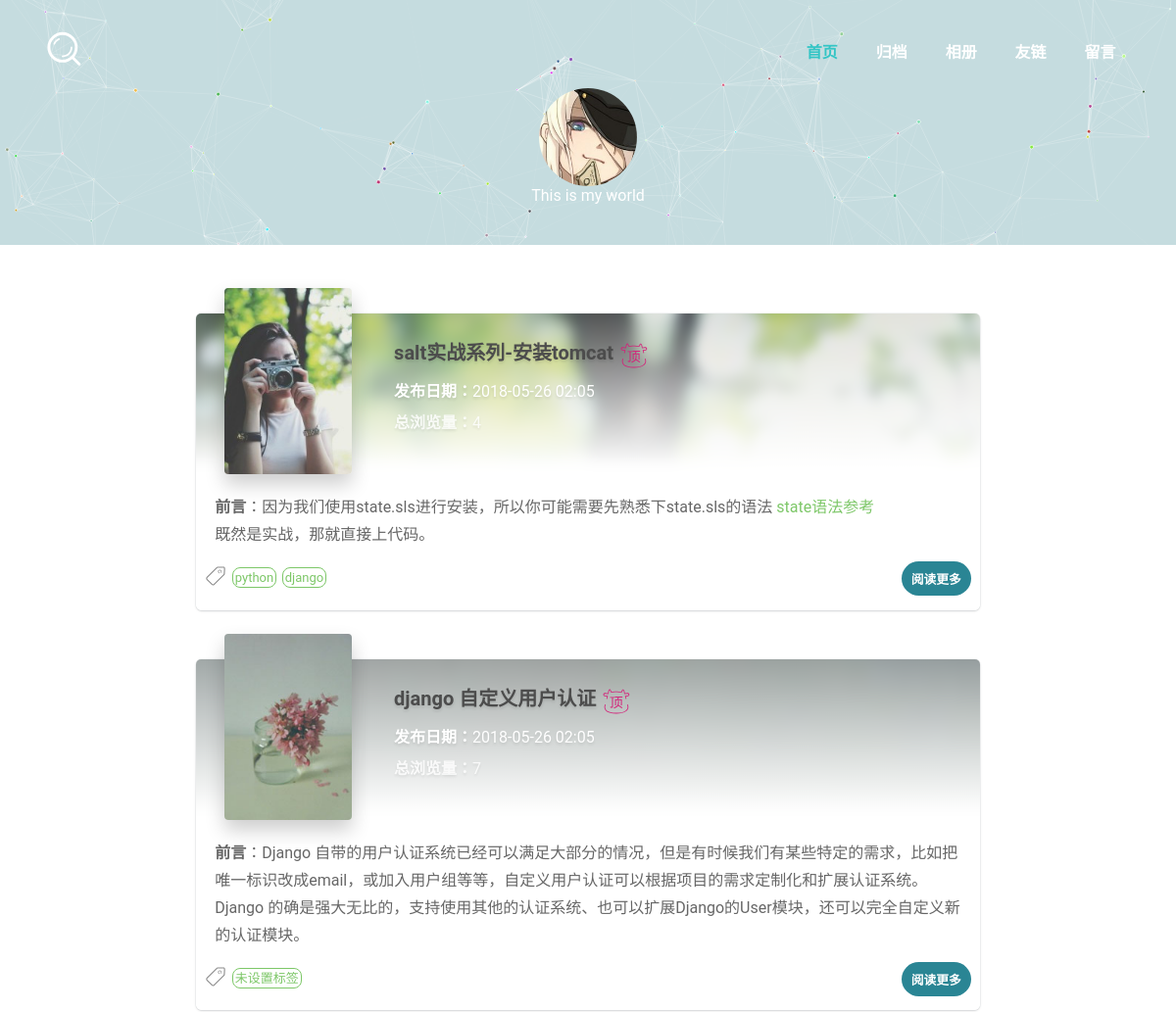
Before: / (upper part) with the older database file.
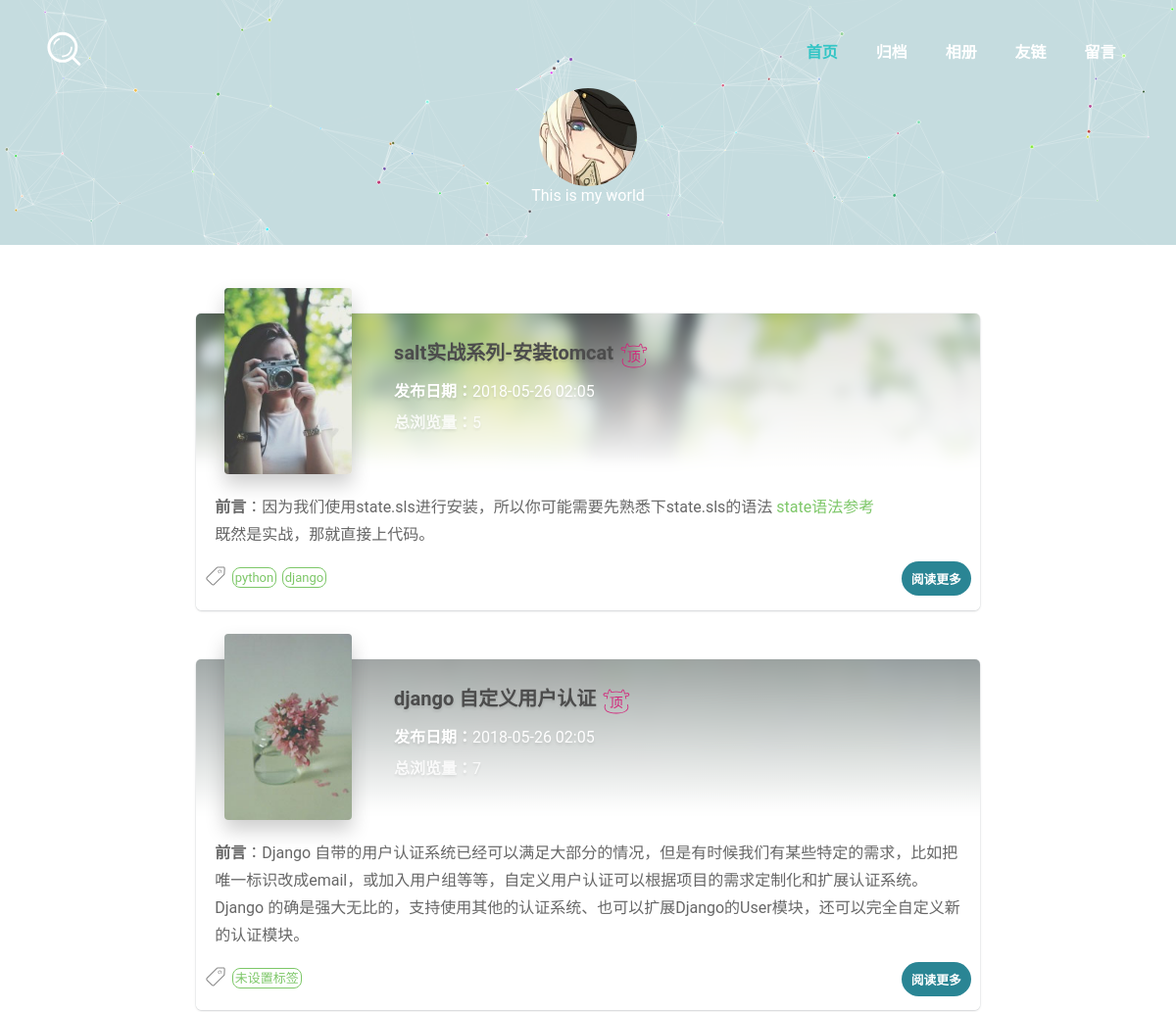
After: the same page with the newer database file.
### blog/models.py (models this page shows, shortened)
class Article(models.Model):
    name = models.CharField(u'标题', max_length=150, unique=True)
    slug = models.SlugField(u'链接', default='#', null=True, blank=True)
    cover = models.ImageField(upload_to=PathAndRename("cover"), verbose_name=u'封面')
    type = models.CharField(max_length=1, choices=BlogTypes, default='l', verbose_name=u'类型')
    content = MDTextField(u'内容', )
    excerpt = models.TextField(u'摘要', )
    create_time = models.DateTimeField(u'创建时间', auto_now_add=True)
    update_time = models.DateTimeField(u'修改时间')
    published = models.BooleanField(u'发布', default=True)
    is_top = models.BooleanField(u'置顶', default=False)
    publish_time = models.DateTimeField(u'发布时间', null=True)
    views = models.PositiveIntegerField(u'浏览量', default=0)
    tags = TaggableManager(blank=True, help_text='标签用英文逗号隔开')
    class Meta:
        ordering = ['-is_top', '-update_time']
        verbose_name = u'文章'
        verbose_name_plural = u'文章'
    def get_absolute_url(self):
        return reverse('blog:detail', kwargs={'slug': self.slug})

### blog/views.py (the view)
# urls.py: url(r'^$', IndexView.as_view(), name='index'),
class IndexView(BaseMixin, ListView):
    template_name = 'index.html'
    context_object_name = "posts"
    queryset = Article.objects.filter(published=True)
    paginate_by = 10
    def get_context_data(self, **kwargs):
        context = super(IndexView, self).get_context_data(**kwargs)
        paginator = context.get('paginator')
        page = context.get('page_obj')
        is_paginated = context.get('is_paginated')
        pagination_data = get_pagination(paginator, page, is_paginated)
        context.update(pagination_data)
        return context

### blog/views.py (called while the page is built)
    def get_context_data(self, **kwargs):
        context = super(BaseMixin, self).get_context_data(**kwargs)
        try:
            context['social_list'] = Social.objects.all().order_by("-position")[0:4]
        except Exception as e:
            print(e)
        return context

### templates/index.html (shortened to what this page needs)
{% extends "layout/base.html" %}
{% block content %}
<div id="main" class="content">
    <div class="container">
        <article itemscope="itemscope">
            <div class="posts-list js-posts">
                {% for post in posts %}
                    {% if post.type == 'l' %}
                        {% include './layout/l_post.html' %}
                    {% elif post.type == 'w' %}
                        {% include './layout/w_post.html' %}
                    {% else %}
                        {% include './layout/j_post.html' %}
                    {% endif %}
                {% empty %}
                    <div class="post no-post">暂时还没有发布的文章！</div>
                {% endfor %}
            </div>
        </article>
    </div>
</div>
{% endblock %}

### templates/layout/l_post.html (shortened to what this page needs)
<div class="post post-layout-list" data-aos="fade-up">
    <div class="postnormal review">
        <div class="post-container review-item">
            <div class="row review-item-wrapper">
                <div class="col-sm-3">
                    <a rel="nofollow" href="{{ post.get_absolute_url }}">
                        {% if post.cover %}
                            <div class="review-item-img" style="background-image: url(/upload/{{ post.cover }});"></div>
                        {% else %}
                            <div class="review-item-img" style="background-image: url(/statics/images/tmp/l.jpg);"></div>
                        {% endif %}
                    </a>
                </div>
                <div class="col-sm-9 flex-xs-middle">
                    <div class="review-item-title">
                        <a href="{{ post.get_absolute_url }}">{{ post.name }}
                            {% if post.is_top %}
                                <img src="/statics/images/svg/top.svg">
                            {% endif %}
                        </a>
                    </div>
                    <div class="review-item-creator"><b>发布日期：</b>{{ post.publish_time|date:'Y-m-d h:m' }}</div>
                    <span class="review-item-info"><b>总浏览量：</b>{{ post.views }}</span>
                </div>
            </div>
            <div class="review-bg-wrapper">
                {% if post.cover %}
                    <div class="bg-blur" style="background-image: url(/upload/{{ post.cover }});"></div>
                {% else %}
                    <div class="bg-blur" style="background-image: url(/statics/images/l_post.jpg);"></div>
                {% endif %}
            </div>
        </div>
        <div class="post-container">
            <div class="entry-content">
                {% autoescape off %}
                    {{ post.excerpt }}
                {% endautoescape %}
            </div>
            <div class="post-footer">
                <div class="review-item-tag"><img src="/statics/images/svg/tag.svg">
                    {% for tag in  post.tags.all %}
                        <a href="/tag/{{tag.name}}" class="tag">{{tag.name}}</a>
                    {% empty %}
                        <a class="tag">未设置标签</a>
                    {% endfor %}
                </div>
                <a class="gaz-btn primary pull-right" href="{{ post.get_absolute_url }}">阅读更多</a>
            </div>
        </div>
    </div>
</div>

Changed rows visible on the page:
changed Article "salt实战系列-安装tomcat": views "4" → "5"
